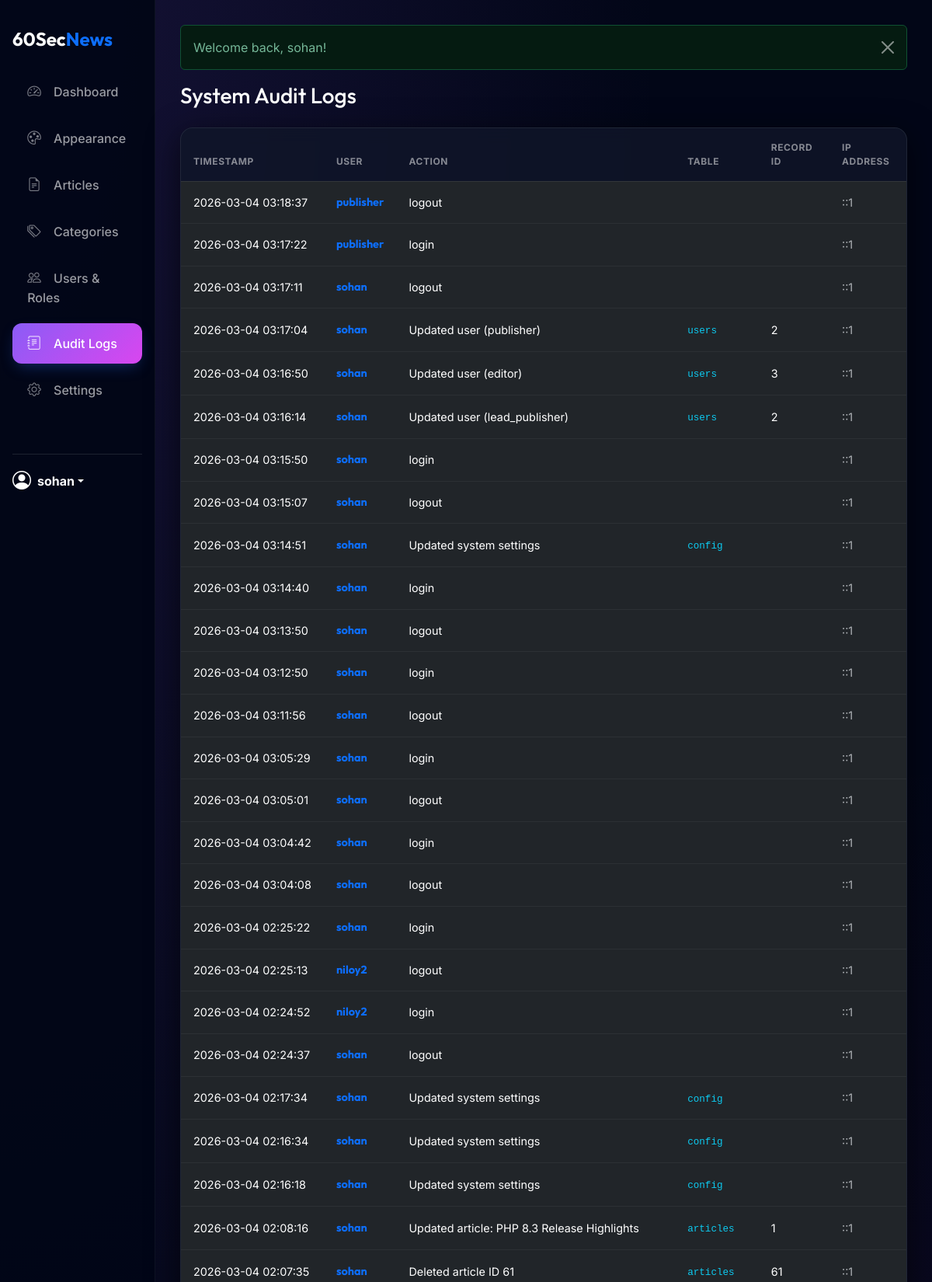
/public/admin/logs.php (signed in, upper part), run on the app's committed database.
### tables this page shows
CREATE TABLE `audit_logs` (
  `id` int(11) NOT NULL,
  `user_id` int(11) NOT NULL,
  `action` varchar(255) NOT NULL,
  `table_name` varchar(50) DEFAULT NULL,
  `record_id` int(11) DEFAULT NULL,
  `ip_address` varchar(45) DEFAULT NULL,
  `timestamp` timestamp NOT NULL DEFAULT current_timestamp()
);

CREATE TABLE `users` (
  `id` int(11) NOT NULL,
  `username` varchar(50) NOT NULL,
  `email` varchar(100) NOT NULL,
  `password_hash` varchar(255) NOT NULL,
  `role_id` int(11) NOT NULL,
  `created_at` timestamp NOT NULL DEFAULT current_timestamp(),
  `last_login` timestamp NULL DEFAULT NULL,
  `login_attempts` int(11) DEFAULT 0,
  `lockout_time` timestamp NULL DEFAULT NULL,
  `status` enum('active','inactive','banned') DEFAULT 'active'
);

### public/admin/logs.php (the view, shortened to what this page needs)
<?php
require_once __DIR__ . '/layout/header.php';
$db = DB::getInstance()->getConnection();
$page = isset($_GET['page']) ? (int) $_GET['page'] : 1;
$per_page = 50;
$offset = ($page - 1) * $per_page;
$logs = $db->query("
    SELECT a.*, u.username
    FROM audit_logs a
    JOIN users u ON a.user_id = u.id
    ORDER BY a.timestamp DESC
    LIMIT $per_page OFFSET $offset
")->fetchAll();
?>
<h1 class="h3 mb-4 text-white">System Audit Logs</h1>
<div class="card">
    <div class="card-body p-0">
        <div class="table-responsive">
            <table class="table table-dark table-hover mb-0" style="font-size: 0.9rem;">
                <thead class="text-uppercase text-muted">
                    <tr>
                        <th>Timestamp</th>
                        <th>User</th>
                        <th>Action</th>
                        <th>Table</th>
                        <th>Record ID</th>
                        <th>IP Address</th>
                    </tr>
                </thead>
                <tbody>
                    <?php foreach ($logs as $log): ?>
                        <tr>
                            <td class="text-nowrap">
                                <?= $log['timestamp'] ?>
                            </td>
                            <td class="fw-bold text-primary">
                                <?= e($log['username']) ?>
                            </td>
                            <td>
                                <?= e($log['action']) ?>
                            </td>
                            <td><code class="text-info"><?= $log['table_name'] ?></code></td>
                            <td>
                                <?= $log['record_id'] ?>
                            </td>
                            <td class="text-muted text-nowrap">
                                <?= e($log['ip_address']) ?>
                            </td>
                        </tr>
                    <?php endforeach; ?>
                </tbody>
            </table>
        </div>
    </div>
</div>
<?php require_once __DIR__ . '/layout/footer.php'; ?>

### public/admin/layout/header.php (style rules this page uses)
:root { --primary-gradient: linear-gradient(135deg, #1e3a8a 0%, #2563eb 100%); --glass-bg: rgba(255, 255, 255, 0.03); --glass-border: rgba(255, 255, 255, 0.08); --sidebar-width: 260px; --radius-premium: 16px; }
body { font-family: 'Inter', sans-serif; background-color: #0c0e14; color: #e2e8f0; min-height: 100vh; }
body.theme-admin-midnight { background-color: #020617; background-image: radial-gradient(at 0% 0%, rgba(139, 92, 246, 0.15) 0px, transparent 50%), radial-gradient(at 100% 100%, rgba(217, 70, 239, 0.1) 0px, transparent 50%); color: #f8fafc; }
body.theme-admin-midnight .card { background: rgba(15, 23, 42, 0.8); border: 1px solid rgba(255, 255, 255, 0.08); box-shadow: 0 10px 40px rgba(0, 0, 0, 0.6); }
h1, h2, h3, h4, .fw-bold, .sidebar-brand { font-family: 'Outfit', sans-serif; }
.card { background: rgba(30, 41, 59, 0.4); backdrop-filter: blur(10px); -webkit-backdrop-filter: blur(10px); border: 1px solid var(--glass-border); border-radius: var(--radius-premium); box-shadow: 0 10px 30px -10px rgba(0, 0, 0, 0.3); overflow: hidden; }
.table { color: #cbd5e1; margin-bottom: 0; }
.table thead th { background: rgba(15, 23, 42, 0.2); border-bottom: 1px solid var(--glass-border); text-transform: uppercase; font-size: 0.75rem; letter-spacing: 0.05em; color: rgba(255, 255, 255, 0.5); padding: 1rem; }
.table td { border-bottom: 1px solid rgba(255, 255, 255, 0.05); padding: 1rem; vertical-align: middle; }

### data on the page
audit_logs: timestamp "2026-03-04 03:18:37", user.username "publisher", action "logout", ip_address "::1"
audit_logs: timestamp "2026-03-04 03:17:22", user.username "publisher", action "login", ip_address "::1"
audit_logs: timestamp "2026-03-04 03:17:11", user.username "sohan", action "logout", ip_address "::1"
audit_logs: timestamp "2026-03-04 03:17:04", user.username "sohan", action "Updated user (publisher)", table_name "users", record "2", ip_address "::1"
audit_logs: timestamp "2026-03-04 03:16:50", user.username "sohan", action "Updated user (editor)", table_name "users", record "3", ip_address "::1"
audit_logs: timestamp "2026-03-04 03:16:14", user.username "sohan", action "Updated user (lead_publisher)", table_name "users", record "2", ip_address "::1"
audit_logs: timestamp "2026-03-04 03:15:50", user.username "sohan", action "login", ip_address "::1"
audit_logs: timestamp "2026-03-04 03:15:07", user.username "sohan", action "logout", ip_address "::1"
audit_logs: timestamp "2026-03-04 03:14:51", user.username "sohan", action "Updated system settings", table_name "config", ip_address "::1"
audit_logs: timestamp "2026-03-04 03:14:40", user.username "sohan", action "login", ip_address "::1"
audit_logs: timestamp "2026-03-04 03:13:50", user.username "sohan", action "logout", ip_address "::1"
audit_logs: timestamp "2026-03-04 03:12:50", user.username "sohan", action "login", ip_address "::1"
audit_logs: timestamp "2026-03-04 03:11:56", user.username "sohan", action "logout", ip_address "::1"
audit_logs: timestamp "2026-03-04 03:05:29", user.username "sohan", action "login", ip_address "::1"
audit_logs: timestamp "2026-03-04 03:05:01", user.username "sohan", action "logout", ip_address "::1"
audit_logs: timestamp "2026-03-04 03:04:42", user.username "sohan", action "login", ip_address "::1"
audit_logs: timestamp "2026-03-04 03:04:08", user.username "sohan", action "logout", ip_address "::1"
audit_logs: timestamp "2026-03-04 02:25:22", user.username "sohan", action "login", ip_address "::1"
audit_logs: timestamp "2026-03-04 02:25:13", user.username "niloy2", action "logout", ip_address "::1"
audit_logs: timestamp "2026-03-04 02:24:52", user.username "niloy2", action "login", ip_address "::1"
audit_logs: timestamp "2026-03-04 02:24:37", user.username "sohan", action "logout", ip_address "::1"
audit_logs: timestamp "2026-03-04 02:17:34", user.username "sohan", action "Updated system settings", table_name "config", ip_address "::1"
audit_logs: timestamp "2026-03-04 02:16:34", user.username "sohan", action "Updated system settings", table_name "config", ip_address "::1"
audit_logs: timestamp "2026-03-04 02:16:18", user.username "sohan", action "Updated system settings", table_name "config", ip_address "::1"
audit_logs: timestamp "2026-03-04 02:08:16", user.username "sohan", action "Updated article: PHP 8.3 Release Highlights", table_name "articles", record "1", ip_address "::1"
audit_logs: timestamp "2026-03-04 02:07:35", user.username "sohan", action "Deleted article ID 61", table_name "articles", record "61", ip_address "::1"

### other printed values
$_SESSION['username'] "sohan"
$message "Welcome back, sohan!"
